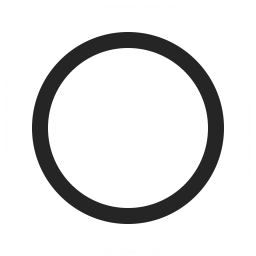
#> input picture shape_circle.png, 256 x 256 px, found by its file name
$ python dct.py
#> lines starting #> are read from the running program, lines starting #| are printed output that depends on the picture
from PIL import Image
import numpy as np
import math, cv2
from matplotlib import pyplot as plt
from timeit import default_timer as timer


def dct_2d(img):
        M, N = np.shape(img)
        dct_result = np.zeros((M, N))
        pi = math.pi
        time_start = timer()

        for u in range(M-1):
            for v in range(N-1):
                if u == 0:
                    alpha_u = math.sqrt(1/M)
                else:
                    alpha_u = math.sqrt(2/M)
                if v == 0:
                    alpha_v = math.sqrt(1/M)
                else:
                    alpha_v = math.sqrt(2/M)

                sum = 0
                for x in range(M-1):
                    for y in range(N-1):
                        cos_x = math.cos((2*x+1)*u*pi/(2*M))
                        cos_y = math.cos((2*y+1)*v*pi/(2*N))

                        temp_sum = img[x,y]*cos_x*cos_y

                        sum += temp_sum

                dct_result[u,v] = alpha_u* alpha_v * sum

        time_end = timer()
        time_elapsed = time_end - time_start
        print(f"Total execution time is: {time_elapsed}")
        return dct_result


def inverse_dct_2d(transformed):
        M, N = np.shape(transformed)
        dct_result_inverse = np.zeros((M, N))

        pi = math.pi
        time_start = timer()

        for x in range(M-1):
            for y in range(N-1):
                for u in range(M-1):
                    for v in range(N-1):
                        if u == 0:
                            alpha_u = math.sqrt(1/M)
                        else:
                            alpha_u = math.sqrt(2/M)
                        if v == 0:
                            alpha_v = math.sqrt(1/M)
                        else:
                            alpha_v = math.sqrt(2/M)

                        sum = 0

                        cos_x = math.cos((2*x+1)*u*pi/(2*M))
                        cos_y = math.cos((2*y+1)*v*pi/(2*N))

                        temp_sum = alpha_u * alpha_v*transformed[u,v]*cos_x*cos_y

                        sum += temp_sum

                dct_result_inverse[x,y] =  sum

        time_end = timer()
        time_elapsed = time_end - time_start
        print(f"Total execution time is: {time_elapsed}")
        return dct_result_inverse

def get_kernel(N):
    pi = math.pi
    dct = np.zeros((N, N))
    for x in range(N):
        dct[0,x] = math.sqrt(2.0/N) / math.sqrt(2.0)
    for u in range(1,N):
        for x in range(N):
            dct[u,x] = math.sqrt(2.0/N) * math.cos((pi/N) * u * (x + 0.5) )

    return dct


if __name__ == "__main__":

    image_path = "/Users/marynavek/Projects/ImageProcessing/shape_circle.png"

    image = cv2.imread(image_path, 0)
#> image: shape (256, 256); min 37, max 255, mean 225.5
    image = cv2.resize(image, (32,32))
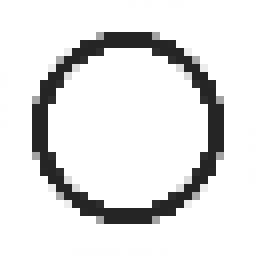
#> image: shape (32, 32) (shown 8 times larger); min 37, max 255, mean 225.6

    plt.imshow(image, cmap='gray')
    plt.show()
    kernel = get_kernel(32)
    plt.imshow(kernel, cmap='gray')
    plt.show()
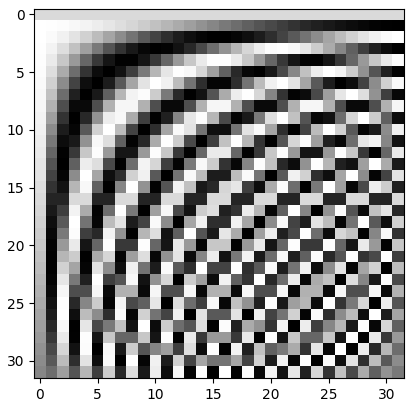
#> figure drawn by matplotlib, 1 panel
    transform = dct_2d(image)
#> after the loop in dct_2d, `for u in range(M-1):`:
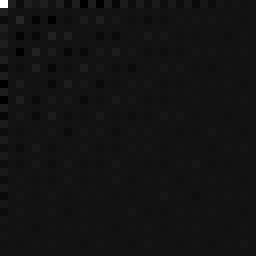
#> dct_result: shape (32, 32) float64 (shown 8 times larger); min -534.6, max 6716.1, mean 7.7; drawn with min black and max white

    plt.imshow(transform, cmap='gray')
    plt.show()
